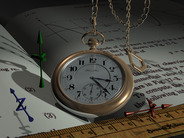
%> input picture excersiecs/Mohammad-t-t/18/watch.png, 184 x 138 px, shrunk from 1024 x 768 before the run
$ octave t18v2.m   (GNU Octave 9; MATLAB toolbox functions it lacks are replaced by stand-ins)
%> lines starting %> are read from the running program, lines starting %| are printed output that depends on the picture; in (x1, y1, x2, y2) boxes, pixels count from 0 and x2, y2 are one past the last pixel; in counts of white or black regions, pixels touching at a corner belong together; the program's own positions count from 1
clc;
close all;
clear all;
image = rgb2gray(imread('../../../benchmark/watch.png'));
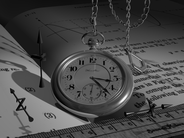
%> image: size 138x184 uint8; min 0, max 255, mean 73.8
figure,imshow(image);
%imsave;
imageSize = size(image);
%> imageSize = [138 184]
height = imageSize(1,1);
%> height = 138
width = imageSize(1,2);
%> width = 184
imageSec = image;
scale=50;
for i=1:height
    for j=1:width
        if floor(mod( j , scale )) == 0
            imageSec(i, j) = 255;
        end
        if floor(mod( i , scale )) == 0
            imageSec(i, j) = 255;
        end
    end
end
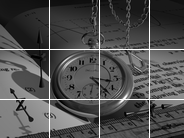
%> imageSec: size 138x184 uint8; 3.05% of pixels changed, all inside (x1, y1, x2, y2) = (0, 0, 184, 138)
figure,imshow(imageSec);
sx=0;
sy=0;
imageResult = image;
for y=1:scale:height
    sx =0;
    for x=1:scale:width
    if  (sy >= 6)&& (sy <= 11)&& ~((sy == 6)&& (sx == 6) || (sy == 6)&& (sx == 13)|| (sy == 11)&& (sx == 6)|| (sy == 11)&& (sx == 13))
        if (sx >= 6)&& (sx <= 13)
            for u=1:scale
                for v=1:scale
                    m=image(sy*scale+u,sx*scale+v);
                    if (0 <= m )&& (m <= 160)
                        imageResult(sy*scale+u,sx*scale+v)=255;
                    end

                end
            end
        end
    end
    sx=sx+1;
    end
    sy=sy+1;
end
figure,imshow(imageResult);
imsave;
%> (this line was passed over: imsave is not available in this run)
